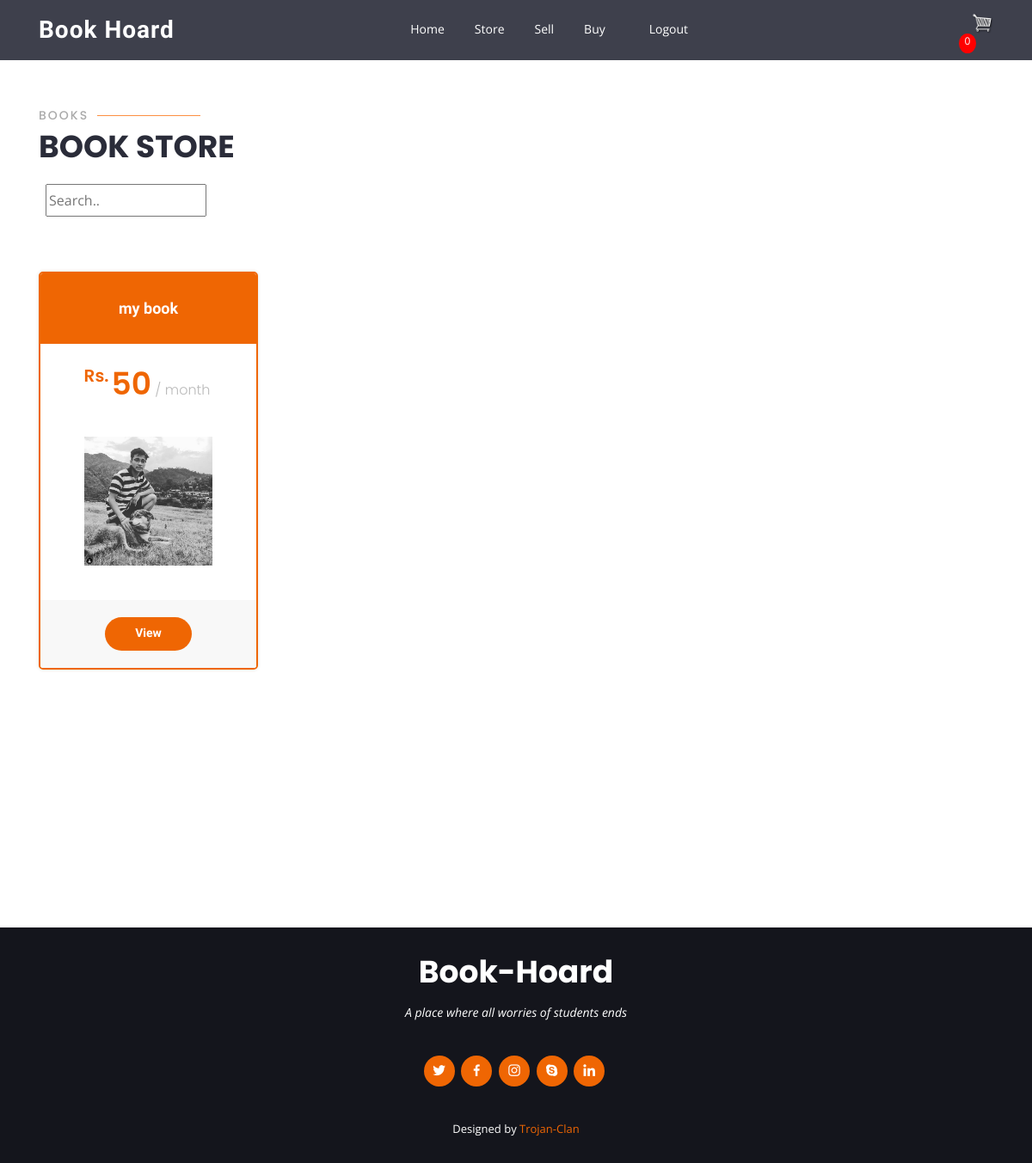
The app's page /store/ (signed in), older data.
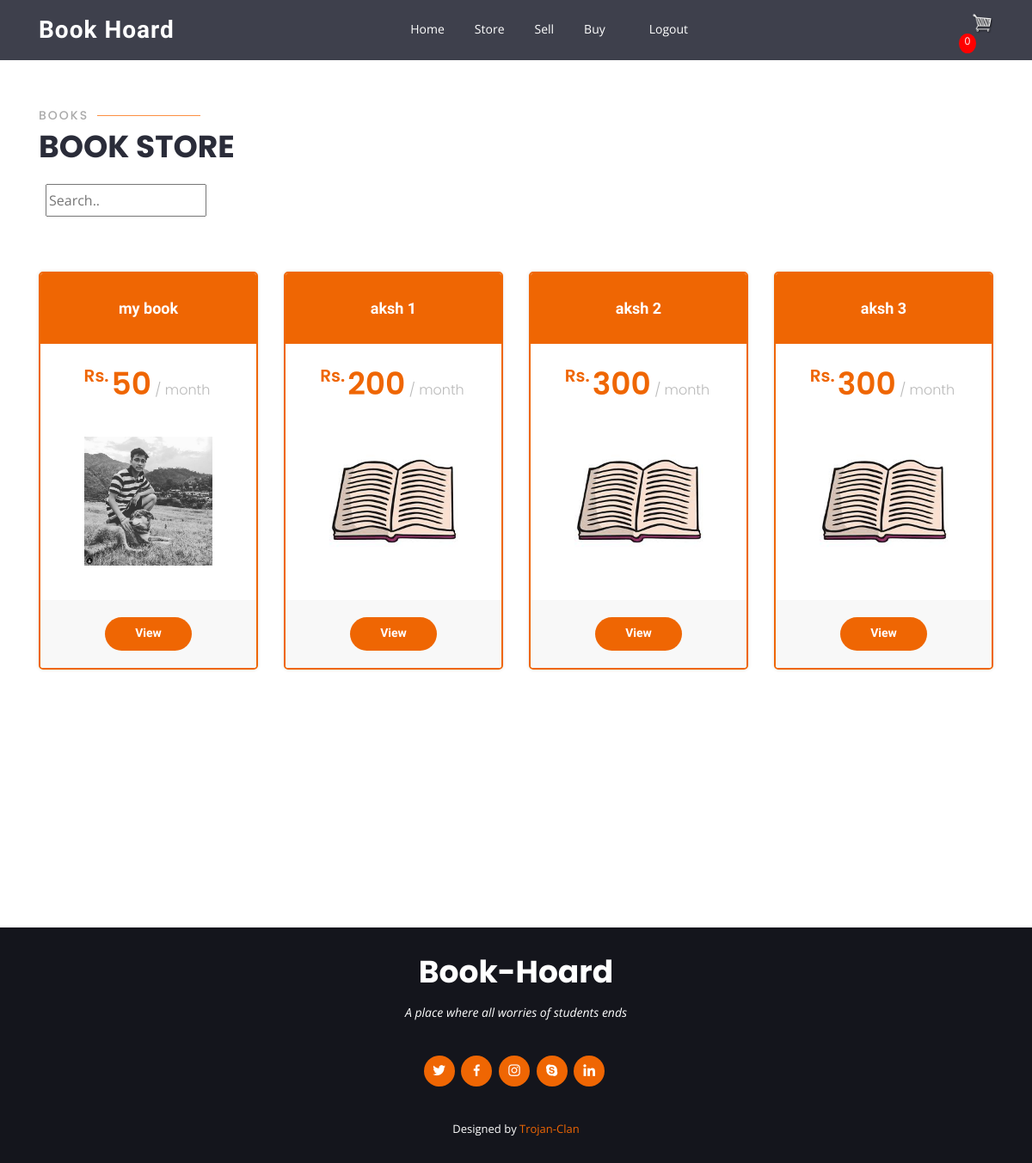
The same page, newer data.
### hoard/models.py (models this page shows, shortened)
class Product(models.Model):
    TYPE = [
            ('Sell','Sell'),
            ('Rent','Rent'),
            ('Sell or Rent','Sell or Rent'),
    ]
    Category = [
            ('Gate','Gate'),
            ('Novel','Novel'),
            ('1st year','1st year'),
            ('2nd year','2nd year'),
            ('3rd year','3rd year'),
            ('4th year','4th year'),
            ('5th year','5th year'),
            ('All','Other'),
    ]
    Subject = [
            ('Math','Math'),
            ('Physics','Physics'),
            ('Chemistry ','Chemistry '),
            ('C ','C '),
            ('Engineering','Engineering'),
            ('All','Other'),
    ]
    owner        =  models.ForeignKey(User, on_delete=models.CASCADE)
    title        =  models.CharField(max_length = 25)
    type         =  models.CharField(max_length = 12, choices = TYPE, default = 'Sell')
    category     =  models.CharField(max_length = 12, choices = Category, default = 'Gate')
    sub          =  models.CharField(max_length = 12, choices = Subject, default = 'Math')
    price        =  models.IntegerField()
    description  =  models.TextField(default="No Description Given")
    image        =  models.ImageField(default='default.jpeg', upload_to='product')
    is_available =  models.BooleanField(default=True)

### hoard/views.py (the view)
# urls.py: path('store/', views.store, name = 'store'),
def store(request):
    products = Product.objects.filter(~Q(owner = request.user),is_available=True)
    try:
        order = Order.objects.get(customer=request.user,complete=False)
        for product in order.products.all():
            if product.is_available == False:
                order.products.remove(product)
        context =  {'products':products,'cust':'cust','cartItems': order.cart_items()}
    except ObjectDoesNotExist:
        order = None
        context =  {'products':products,'cust':'cust','cartItems':0}
    return render(request, 'hoard/store.html', context)

### hoard/models.py (called while the page is built)
    def __str__(self):
        return self.username

    def cart_items(self):
        return self.products.count

### hoard/templates/hoard/store.html (shortened to what this page needs)
{% extends 'hoard/main.html'%}
{% block content %}
<section class="pricing">
  <div class="container">
    <div class="section-title" data-aos="zoom-out">
      <h2>Books</h2>
      <p>Book Store</p>
      <div class="ak-filters">
      <input class="mt-3 mx-2" id="aksearch" type="text" placeholder="Search..">
      </div>
    </div>
    <div id="list" class="row">
      {% for book in products %}
      <div id="me" class="col-lg-3 col-md-6 mt-4">
        <div class="box featured" data-aos="zoom-in">
          <h3>{{book.title}}</h3>
          <h4><sup>Rs.</sup>{{book.price}}<span> / month</span></h4>
          <img class="product-image" src="{{ book.image.url }}" height="170px" alt="">
          <div class="btn-wrap">
            <a href="{% url 'product-detail' book.id %}" class="btn-buy">View</a>
          </div>
        </div>
      </div>
      {% endfor %}
    </div>
  </div>
</section>
{% endblock %}

Row changes from the older to the newer data that the page shows:
added Product: title "aksh 1", price "200", image (placeholder picture)
added Product: title "aksh 2", price "300", image (placeholder picture)
added Product: title "aksh 3", price "300", image (placeholder picture)
